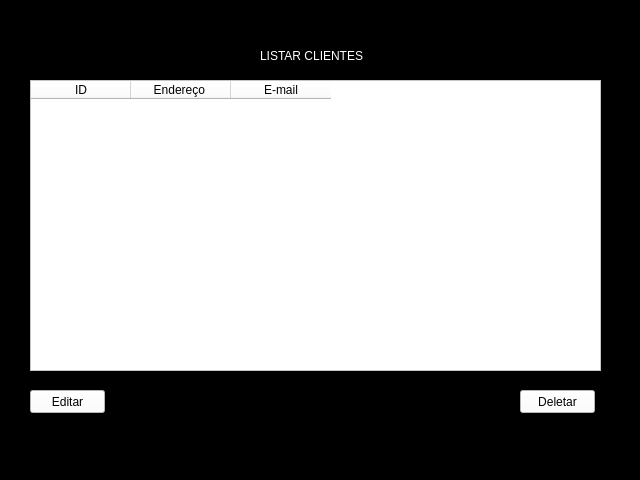
<?xml version="1.0" encoding="UTF-8"?>
<ui version="4.0">
 <class>MainWindow</class>
 <widget class="QMainWindow" name="MainWindow">
  <property name="geometry">
   <rect>
    <x>0</x>
    <y>0</y>
    <width>640</width>
    <height>480</height>
   </rect>
  </property>
  <property name="windowTitle">
   <string>MainWindow</string>
  </property>
  <property name="styleSheet">
   <string notr="true">background-color: rgb(85, 255, 127);
background-color: rgb(0, 0, 0);</string>
  </property>
  <widget class="QWidget" name="centralwidget">
   <widget class="QLabel" name="label">
    <property name="geometry">
     <rect>
      <x>260</x>
      <y>46</y>
      <width>131</width>
      <height>20</height>
     </rect>
    </property>
    <property name="styleSheet">
     <string notr="true">color: rgb(255, 255, 255);</string>
    </property>
    <property name="text">
     <string>LISTAR CLIENTES</string>
    </property>
   </widget>
   <widget class="QTableWidget" name="tableWidget">
    <property name="geometry">
     <rect>
      <x>30</x>
      <y>80</y>
      <width>571</width>
      <height>291</height>
     </rect>
    </property>
    <property name="styleSheet">
     <string notr="true">background-color: rgb(255, 255, 255);</string>
    </property>
    <column>
     <property name="text">
      <string>ID</string>
     </property>
    </column>
    <column>
     <property name="text">
      <string>Endereço </string>
     </property>
    </column>
    <column>
     <property name="text">
      <string>E-mail</string>
     </property>
    </column>
   </widget>
   <widget class="QPushButton" name="pushButton">
    <property name="geometry">
     <rect>
      <x>520</x>
      <y>390</y>
      <width>75</width>
      <height>23</height>
     </rect>
    </property>
    <property name="styleSheet">
     <string notr="true">color: rgb(0, 0, 0);
background-color: rgb(255, 255, 255);</string>
    </property>
    <property name="text">
     <string>Deletar</string>
    </property>
   </widget>
   <widget class="QPushButton" name="pushButton_2">
    <property name="geometry">
     <rect>
      <x>30</x>
      <y>390</y>
      <width>75</width>
      <height>23</height>
     </rect>
    </property>
    <property name="styleSheet">
     <string notr="true">color: rgb(0, 0, 0);
background-color: rgb(255, 255, 255);</string>
    </property>
    <property name="text">
     <string>Editar</string>
    </property>
   </widget>
  </widget>
  <widget class="QStatusBar" name="statusbar"/>
 </widget>
 <resources/>
 <connections/>
</ui>
